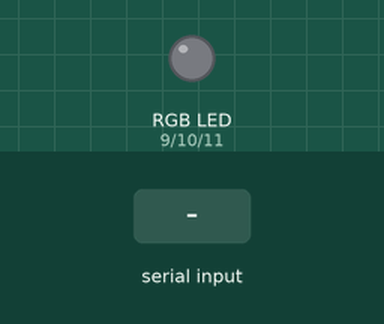
Simulated run of this sketch. Board: Arduino Uno, built with avr-gcc and run on an emulated ATmega328P. Parts: an RGB LED mixed from three pins (HIGH = lit). The test bench sets the inputs (shaded band).

Above: at 1.2 s.
1.3 s: "1" received over Serial
At 3.5 s:
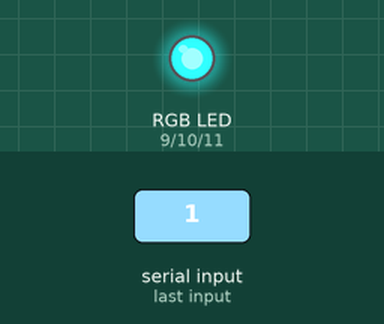
3.8 s: "0" received over Serial
At 5.6 s:
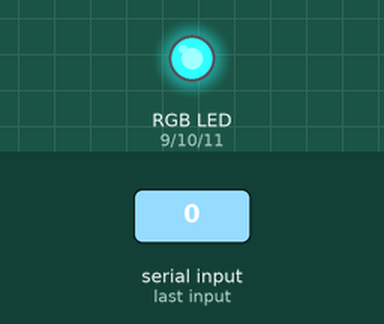
Timing chart, 0 to 7.1 s (numbered marks = the images above; inputs shaded):
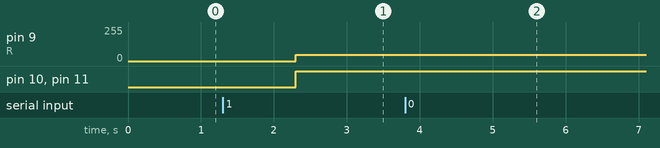

The sketch:

RGBled.ino
```cpp
#define R 9
#define G 10
#define B 11

#define FADESPEED 5

const char BORDER_CHAR = '\0';
byte serialReadBuffer[3];
int r,g,b = 0;

void setup() {
  // put your setup code here, to run once:
  Serial.begin(9600);

  pinMode(R,OUTPUT);
  pinMode(G,OUTPUT);
  pinMode(B,OUTPUT);
}

void loop() {
  // put your main code here, to run repeatedly:


  while (Serial.available())
  {
    Serial.readBytesUntil(BORDER_CHAR, serialReadBuffer, 3);
    r = serialReadBuffer[0]-1;
    g = serialReadBuffer[1]-1;
    b = serialReadBuffer[2]-1;
  }
  analogWrite(R,r);
  analogWrite(G,g);
  analogWrite(B,b);

}
```

Measured:
- after the input at 1.3 s, pin 9 (R): 0/255 → 48/255 after 1.0 s; pin 10 (G), pin 11 (B): LOW → HIGH after 1.0 s
- after the input at 3.8 s, pin 9 (R): 48/255 → 47/255 after 1.0 s
